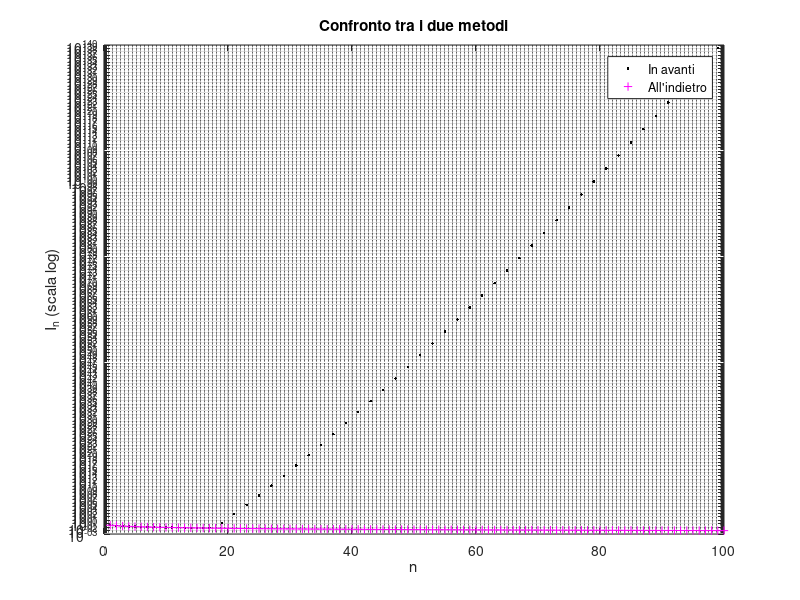

Write MATLAB code to recreate this figure.
% Calcolo in avanti (da I1 a I100)
I0 = exp(-1)*(exp(1) - 1);  % Inizializza I0
s = zeros(1, 100);          % Crea un vettore per I1-I100
s(1) = 1 - 1 * I0;          % Calcola I1 (n=1)
for n = 2:100
    s(n) = 1 - n * s(n-1);  % Calcola I2-I100
end

% Calcolo all'indietro (da I1000 a I1)
I_backward = zeros(1, 1000); % Crea un vettore per I1-I1000
I_backward(1000) = 0;        % Inizializza I1000
for n = 1000:-1:2            % Ciclo all'indietro (passo -1)
    I_backward(n-1) = (1 - I_backward(n)) / n; % Calcola In-1
end
t = I_backward(1:100);       % Estrae I1-I100

% Grafico semilogaritmico
figure;
semilogy(1:100, s, 'k.', 'DisplayName', 'In avanti');
hold on;
semilogy(1:100, t, 'm+', 'DisplayName', 'All''indietro');
xlabel('n');
ylabel('I_n (scala log)');
title('Confronto tra i due metodi');
legend('show');
grid on;